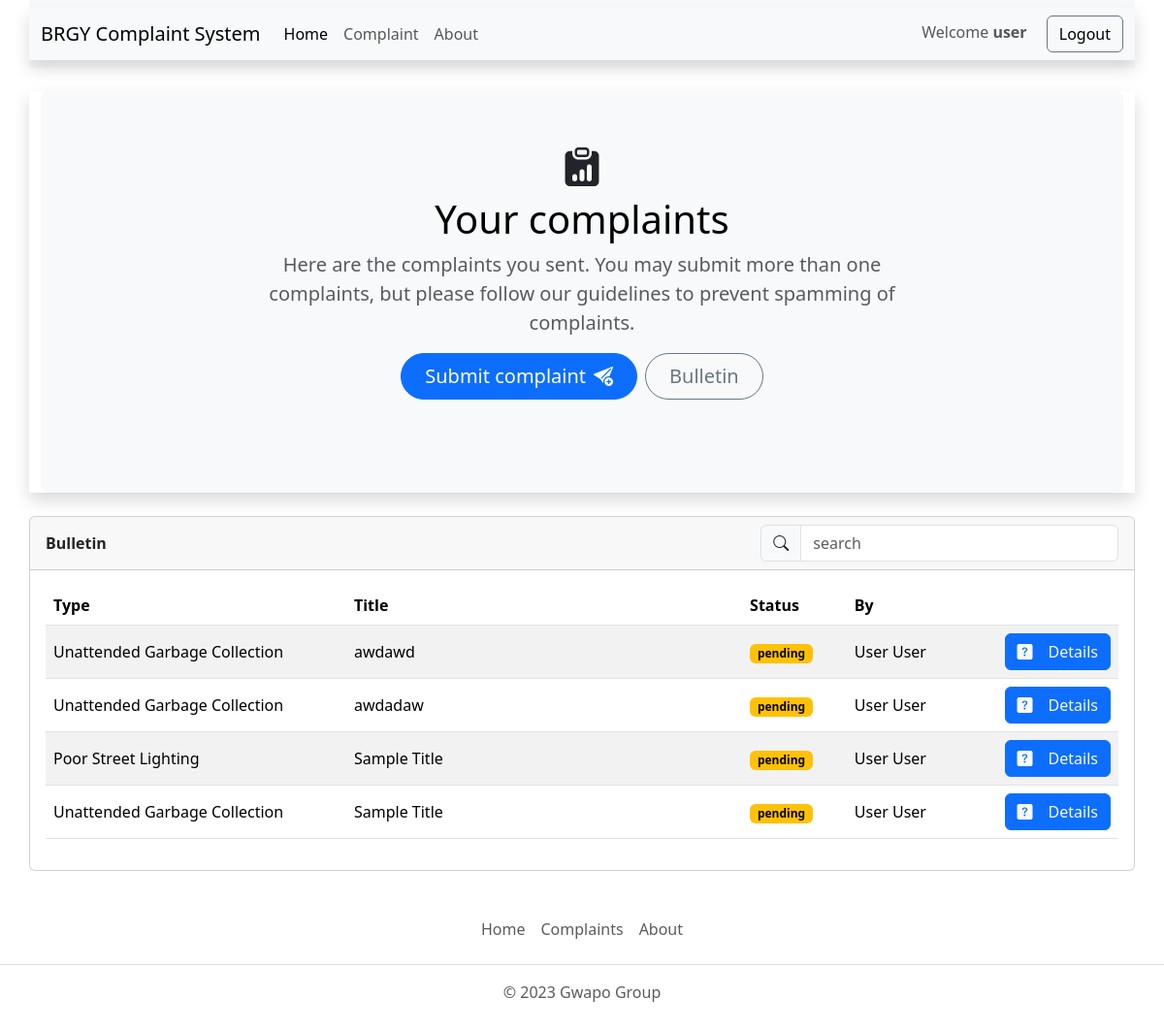
The app's page /dist/user/complaintUser.php (signed in), older data.
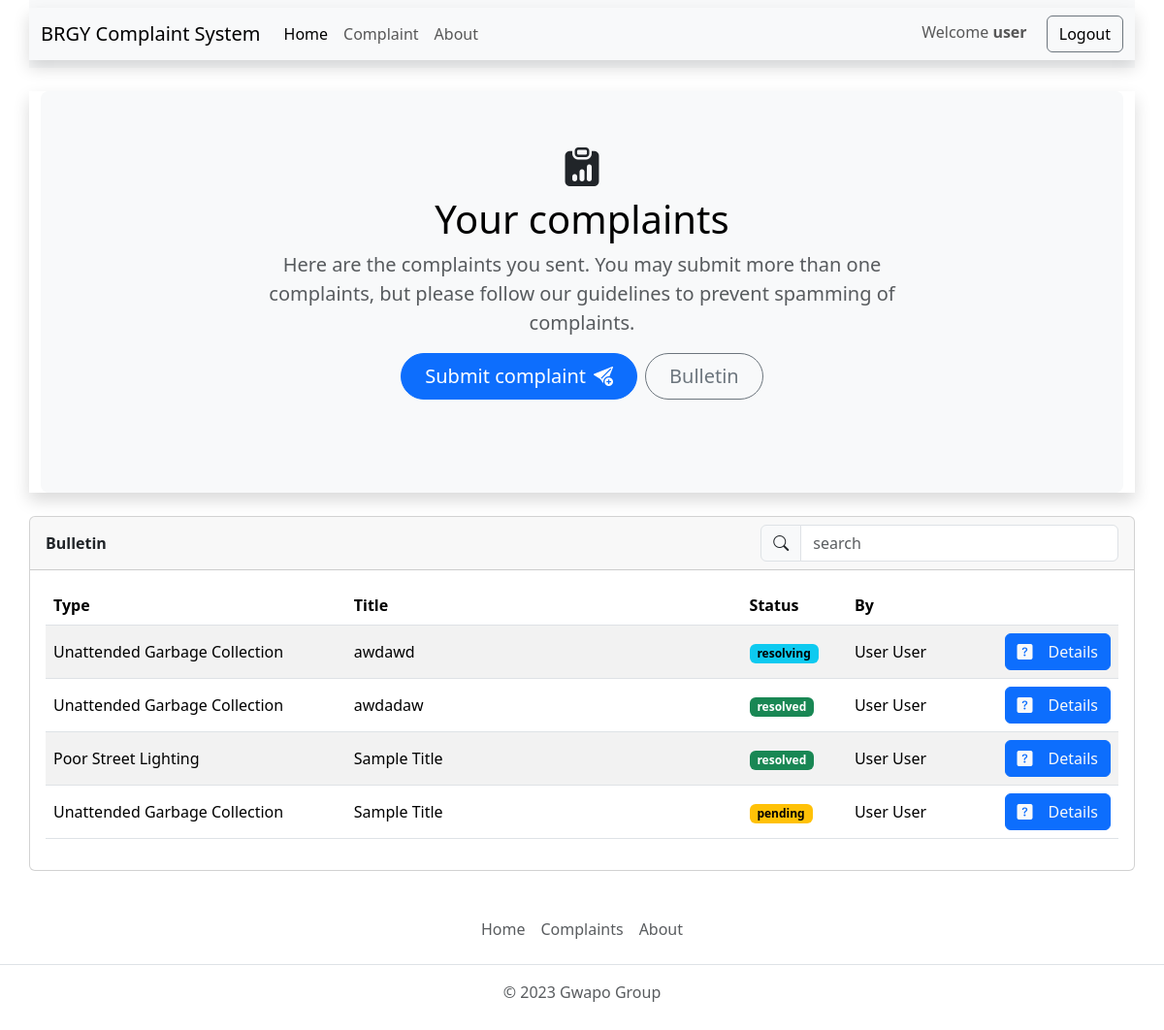
The same page, newer data.
### tables this page shows
CREATE TABLE `tb_usercomplain` (
  `usrcomp_id` int(11) NOT NULL,
  `usercomp_type` int(11) NOT NULL,
  `usrcomp_title` text NOT NULL,
  `usrcomp_mess` text NOT NULL,
  `usrcomp_status` int(1) NOT NULL,
  `usrcomp_reqBy` int(11) NOT NULL
);

CREATE TABLE `tb_complainstatus` (
  `comstat_id` int(11) NOT NULL,
  `comstat_label` text NOT NULL
);

CREATE TABLE `tb_complaintype` (
  `comp_id` int(11) NOT NULL,
  `comp_name` text NOT NULL
);

CREATE TABLE `tb_user` (
  `user_id` int(11) NOT NULL,
  `user_type` tinyint(1) NOT NULL,
  `firstname` varchar(200) NOT NULL,
  `lastname` varchar(200) NOT NULL,
  `address` varchar(200) NOT NULL,
  `username` varchar(200) NOT NULL,
  `password` varchar(200) NOT NULL
);

### dist/user/complaintUser.php (the view, shortened to what this page needs)
<?php
require '../../database/connect.php';
$user = $_SESSION['user_id'];
$usercom_header = $conn->query("SELECT content FROM system_info WHERE label = 'usercom_header'")->fetch_column();
$usercom_content = $conn->query("SELECT content FROM system_info WHERE label = 'usercom_content'")->fetch_column();
$complaints_query = $conn->query(
   "SELECT * FROM tb_usercomplain as a
      INNER JOIN tb_complaintype as b
         ON a.usercomp_type = b.comp_id
      INNER JOIN tb_complainstatus as c
         ON a.usrcomp_status = c.comstat_id
      INNER JOIN tb_user as d
         ON a.usrcomp_reqBy = d.user_id
   WHERE usrcomp_reqBy = '$user'"
);
?>
<!DOCTYPE html>
<html lang="en">
<head>
   <link rel="stylesheet" href="../../src/bootstrap/css/bootstrap.css">
   <link rel="stylesheet" href="../../src/icons/bootstrap-icons.css">
   <link rel="stylesheet" href="style/style.css">
</head>
<body>
   <?php include '../components/navbar.php' ?>
   <section class="container my-4 shadow relative">
      <div class="p-5 text-center bg-body-tertiary rounded-3">
         <i class="bi bi-clipboard-data-fill mt-4 mb-3 fs-1"></i>
         <h1 class="text-body-emphasis"><?php echo $usercom_header ?></h1>
         <p class="col-lg-8 mx-auto fs-5 text-muted">
            <?php echo $usercom_content ?>
         </p>
         <div class="d-inline-flex gap-2 mb-5">
            <button class="d-inline-flex align-items-center btn btn-primary btn-lg px-4 rounded-pill" type="button" type="button" data-bs-toggle="modal" data-bs-target="#addcom_modal">
               Submit complaint
               <i class="bi bi-send-plus-fill ms-2"></i>
            </button>
            <a href="complaintBulletin.php" class="btn btn-outline-secondary btn-lg px-4 rounded-pill" type="button">
               Bulletin
            </a>
         </div>
      </div>
   </section>
   <section class="container w-100 p-0">
      <div class="card">
         <div class="card-header d-flex justify-content-between align-items-center">
            <div class="col-8 fw-bold">Bulletin</div>
            <div class="col-4">
               <div class="input-group">
                  <span class="input-group-text" id="basic-addon1"><i class="bi bi-search"></i></span>
                  <input type="search" id="com_search" class="form-control" placeholder="search" aria-label="search" aria-describedby="basic-addon1">
               </div>
            </div>
         </div>
         <div class="card-body">
            <?php
            if ($complaints_query->num_rows > 0) {
            ?>
               <table id="complaint_tbl" class="table table-striped">
                  <thead>
                     <th style="width: 30%;">Type</th>
                     <th style="width: 40%;">Title</th>
                     <th style="width: 10%;">Status</th>
                     <th style="width: 15%;">By</th>
                     <th style="width: 5%;"></th>
                  </thead>
                  <tbody>
                     <?php
                     foreach ($complaints_query as $data) {
                     ?>
                        <tr id="<?php echo $data['usrcomp_id'] ?>" class="align-middle">
                           <td><?php echo $data['comp_name'] ?></td>
                           <td><?php echo $data['usrcomp_title'] ?></td>
                           <td>
                              <?php
                              if ($data['usrcomp_status'] == 1) {
                                 echo '<span class="badge text-bg-warning">' . $data['comstat_label'] . '</span>';
                              } else if ($data['usrcomp_status'] == 2) {
                                 echo '<span class="badge text-bg-info">' . $data['comstat_label'] . '</span>';
                              } else if ($data['usrcomp_status'] == 3) {
                                 echo '<span class="badge text-bg-success">' . $data['comstat_label'] . '</span>';
                              }
                              ?>
                           </td>
                           <td>
                              <span class="text-capitalize">
                                 <?php echo $data['firstname'] . ' ' ?>
                              </span>
                              <span class="text-capitalize">
                                 <?php echo $data['lastname'] ?>
                              </span>
                           </td>
                           <td>
                              <button class="details-btn btn btn-primary text-light d-flex align-items-center" type="button" data-bs-toggle="offcanvas" data-bs-target="#offcanvasRight" aria-controls="offcanvasRight"><i class="bi bi-question-square-fill me-3"></i>Details</button>
                           </td>
                        </tr>
                     <?php } ?>
                  </tbody>
               </table>
            <?php } else {
               echo '<strong class="text-center fs-4"><center>You don\'t have any complaints yet</center></strong>';
            }
            ?>
         </div>
      </div>
   </section>
   <?php include '../components/footer.php' ?>
</body>
</html>

Row changes from the older to the newer data that the page shows:
changed tb_usercomplain "awdawd": usrcomp_status 1 → 2 (drawn); usrcomp_status.comstat_label "pending" → "resolving"
changed tb_usercomplain "awdadaw": usrcomp_status 1 → 3 (drawn); usrcomp_status.comstat_label "pending" → "resolved"
changed tb_usercomplain "Poor Street Lighting": usrcomp_status 1 → 3 (drawn); usrcomp_status.comstat_label "pending" → "resolved"
